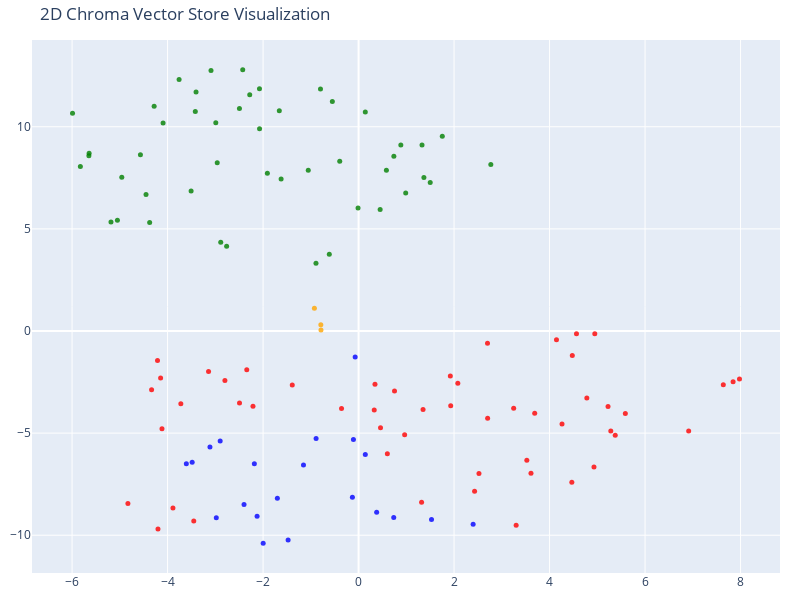

Write notebook code for a chart like this one.
### Code cell
# We humans find it easier to visalize things in 2D!
# Reduce the dimensionality of the vectors to 2D using t-SNE
# (t-distributed stochastic neighbor embedding)

tsne = TSNE(n_components=2, random_state=42)
reduced_vectors = tsne.fit_transform(vectors)

# Create the 2D scatter plot
fig = go.Figure(data=[go.Scatter(
    x=reduced_vectors[:, 0],
    y=reduced_vectors[:, 1],
    mode='markers',
    marker=dict(size=5, color=colors, opacity=0.8),
    text=[f"Type: {t}<br>Text: {d[:100]}..." for t, d in zip(doc_types, documents)],
    hoverinfo='text'
)])

fig.update_layout(
    title='2D Chroma Vector Store Visualization',
    scene=dict(xaxis_title='x',yaxis_title='y'),
    width=800,
    height=600,
    margin=dict(r=20, b=10, l=10, t=40)
)

fig.show()

### Figure 1 — Plotly figure (JSON) as saved in the notebook; plotly's stock layout.template omitted (floating-point values rounded to 4 significant figures)
{"data": [{"hoverinfo": "text", "marker": {"color": ["blue", "blue", "blue", "blue", "blue", "blue", "blue", "blue", "blue", "blue", "blue", "blue", "blue", "blue", "blue", "blue", "blue", "blue", "blue", "blue", "blue", "red", "red", "red", "red", "red", "red", "red", "red", "red", "red", "red", "red", "red", "red", "red", "red", "red", "red", "red", "red", "red", "red", "red", "red", "red", "red", "red", "red", "red", "red", "red", "red", "red", "red", "red", "red", "red", "red", "red", "red", "red", "red", "red", "red", "red", "red", "red", "red", "red", "red", "red", "red", "orange", "orange", "orange", "green", "green", "green", "green", "green", "green", "green", "green", "green", "green", "green", "green", "green", "green", "green", "green", "green", "green", "green", "green", "green", "green", "green", "green", "green", "green", "green", "green", "green", "green", "green", "green", "green", "green", "green", "green", "green", "green", "green", "green", "green", "green", "green", "green", "green", "green", "green"], "opacity": 0.8, "size": 5}, "mode": "markers", "text": ["Type: products<br>Text: # Product Summary\n\n# Rellm: AI-Powered Enterprise Reinsurance Solution\n\n## Summary\n\nRellm is an inno...", "Type: products<br>Text: ### Seamless Integrations\nRellm's architecture is designed for effortless integration with existing ...", "Type: products<br>Text: ### Regulatory Compliance Tools\nRellm includes built-in compliance tracking features to help organiz...", "Type: products<br>Text: Join the growing number of organizations leveraging Rellm to enhance their reinsurance processes whi...", "Type: products<br>Text: Experience the future of reinsurance with Rellm, where innovation meets reliability. Let Insurellm h...", "Type: products<br>Text: # Product Summary\n\n# Markellm\n\n## Summary\n\nMarkellm is an innovative two-sided marketplace designed ...", "Type: products<br>Text: - **User-Friendly Interface**: Designed with user experience in mind, Markellm features an intuitive...", "Type: products<br>Text: - **Customer Support**: Our dedicated support team is always available to assist both consumers and ...", "Type: products<br>Text: ### For Insurance Companies:\n- **Basic Listing Fee**: $199/month for a featured listing on the platf...", "Type: products<br>Text: ### Q3 2025\n- Initiate a comprehensive marketing campaign targeting both consumers and insurers to i...", "Type: products<br>Text: # Product Summary\n\n# Homellm\n\n## Summary\nHomellm is an innovative home insurance product developed b...", "Type: products<br>Text: ### 2. Dynamic Pricing Model\nWith Homellm's innovative dynamic pricing model, insurance providers ca...", "Type: products<br>Text: ### 5. Multi-Channel Integration\nHomellm seamlessly integrates into existing insurance platforms, pr...", "Type: products<br>Text: - **Basic Tier:** Starting at $5,000/month for small insurers with basic integration features.\n- **S...", "Type: products<br>Text: All tiers include a comprehensive training program and ongoing updates to ensure optimal performance...", "Type: products<br>Text: With Homellm, Insurellm is committed to transforming the landscape of home insurance, ensuring both ...", "Type: products<br>Text: # Product Summary\n\n# Carllm\n\n## Summary\n\nCarllm is an innovative auto insurance product developed by...", "Type: products<br>Text: - **Instant Quoting**: With Carllm, insurance companies can offer near-instant quotes to customers, ...", "Type: products<br>Text: - **Mobile Integration**: Carllm is designed to work seamlessly with mobile applications, providing ...", "Type: products<br>Text: - **Professional Tier**: $2,500/month\n  - For medium-sized companies.\n  - All Basic Tier features pl...", "Type: products<br>Text: ### Q2 2025: Customer Experience Improvements\n- Launch of a new **mobile app** for end-users.\n- Intr...", "Type: contracts<br>Text: # Contract with GreenField Holdings for Markellm\n\n**Effective Date:** November 15, 2023  \n**Contract...", "Type: contracts<br>Text: ## Renewal\n1. **Automatic Renewal**: This contract will automatically renew for sequential one-year ...", "Type: contracts<br>Text: ## Features\n1. **AI-Powered Matching**: Access to advanced algorithms that connect GreenField Holdin...", "Type: contracts<br>Text: ## Support\n1. **Customer Support Access**: The Client will have access to dedicated support through ...", "Type: contracts<br>Text: **Signatures:**  \n_________________________                           _________________________  \n**...", "Type: contracts<br>Text: # Contract with Apex Reinsurance for Rellm: AI-Powered Enterprise Reinsurance Solution\n\n## Terms\n\n1....", "Type: contracts<br>Text: ## Renewal\n\n1. **Automatic Renewal**: This Agreement will automatically renew for successive one-yea...", "Type: contracts<br>Text: 2. **Seamless Integrations**: The architecture of Rellm allows for easy integration with existing sy...", "Type: contracts<br>Text: 1. **Technical Support**: Provider shall offer dedicated technical support to the Client via phone, ...", "Type: contracts<br>Text: **Insurellm, Inc.**  \n_____________________________  \nAuthorized Signature   \nDate: ________________...", "Type: contracts<br>Text: # Contract with Greenstone Insurance for Homellm\n\n---\n\n## Terms\n\n1. **Parties**: This Contract (\"Agr...", "Type: contracts<br>Text: 4. **Payment Terms**: \n   - The Customer shall pay an amount of $10,000 per month for the Standard T...", "Type: contracts<br>Text: ---\n\n## Features\n\n- **AI-Powered Risk Assessment**: Customer will have access to enhanced risk evalu...", "Type: contracts<br>Text: - **Customer Portal**: A dedicated portal will be provided, allowing the Customer's clients to manag...", "Type: contracts<br>Text: ______________________________  \n[Name], [Title]  \nDate: ______________________\n\n**For Greenstone In...", "Type: contracts<br>Text: # Contract with Roadway Insurance Inc. for Carllm\n\n---\n\n## Terms\n\n1. **Agreement Effective Date**: T...", "Type: contracts<br>Text: ---\n\n## Renewal\n\n1. **Automatic Renewal**: This agreement will automatically renew for an additional...", "Type: contracts<br>Text: ---\n\n## Features\n\n1. **Access to Core Features**: Roadway Insurance Inc. will have access to all Pro...", "Type: contracts<br>Text: ---\n\n## Support\n\n1. **Technical Support**: Roadway Insurance Inc. will receive priority technical su...", "Type: contracts<br>Text: # Contract with Stellar Insurance Co. for Rellm\n\n## Terms\nThis contract is made between **Insurellm*...", "Type: contracts<br>Text: ### Termination\nEither party may terminate this agreement with a **30-day written notice**. In the e...", "Type: contracts<br>Text: ## Features\nStellar Insurance Co. will receive access to the following features of the Rellm product...", "Type: contracts<br>Text: ## Support\nInsurellm provides Stellar Insurance Co. with the following support services:\n\n- **24/7 T...", "Type: contracts<br>Text: # Contract with TechDrive Insurance for Carllm\n\n**Contract Date:** October 1, 2024  \n**Contract Dura...", "Type: contracts<br>Text: ## Renewal\n\n1. **Automatic Renewal**: This contract shall automatically renew for additional one-yea...", "Type: contracts<br>Text: ## Support\n\n1. **Customer Support**: Insurellm will provide 24/7 customer support to TechDrive Insur...", "Type: contracts<br>Text: **TechDrive Insurance Representative:**  \nName: Sarah Johnson  \nTitle: Operations Director  \nDate: _...", "Type: contracts<br>Text: # Contract with Belvedere Insurance for Markellm\n\n## Terms\nThis Contract (\"Agreement\") is made and e...", "Type: contracts<br>Text: ## Renewal\n1. **Renewal Terms**: This Agreement may be renewed for additional one-year terms upon mu...", "Type: contracts<br>Text: ## Features\n1. **AI-Powered Matching**: Belvedere Insurance will benefit from Markellm's AI-powered ...", "Type: contracts<br>Text: ## Support\n1. **Technical Support**: Technical support will be available from 9 AM to 7 PM EST, Mond...", "Type: contracts<br>Text: **Belvedere Insurance**  \nSignature: ______________________  \nName: [Authorized Signatory]  \nTitle: ...", "Type: contracts<br>Text: # Contract with Velocity Auto Solutions for Carllm\n\n**Contract Date:** October 1, 2023  \n**Contract ...", "Type: contracts<br>Text: ## Renewal\n\n1. **Automatic Renewal**: This contract will automatically renew for successive 12-month...", "Type: contracts<br>Text: ## Support\n\n1. **Customer Support**: Velocity Auto Solutions will have access to Insurellm’s custome...", "Type: contracts<br>Text: # Contract with GreenValley Insurance for Homellm\n\n**Contract Date:** October 6, 2023  \n**Contract N...", "Type: contracts<br>Text: 4. **Confidentiality:** Both parties agree to maintain the confidentiality of proprietary informatio...", "Type: contracts<br>Text: 1. **AI-Powered Risk Assessment:** Access to advanced AI algorithms for real-time risk evaluations.\n...", "Type: contracts<br>Text: 3. **Regular Updates:** Insurellm will offer ongoing updates and enhancements to the Homellm platfor...", "Type: contracts<br>Text: # Contract with EverGuard Insurance for Rellm: AI-Powered Enterprise Reinsurance Solution\n\n**Contrac...", "Type: contracts<br>Text: 4. **Usage Rights**: EverGuard Insurance is granted a non-exclusive, non-transferable license to acc...", "Type: contracts<br>Text: 1. **Core Functionality**: Rellm provides EverGuard Insurance with advanced AI-driven analytics, sea...", "Type: contracts<br>Text: 1. **Customer Support**: Insurellm will provide EverGuard Insurance with 24/7 customer support, incl...", "Type: contracts<br>Text: ---\n\n**Signatures**  \n**For Insurellm**: __________________________  \n**Name**: John Smith  \n**Title...", "Type: contracts<br>Text: # Contract with BrightWay Solutions for Markellm\n\n**Contract Date:** October 5, 2023  \n**Contract ID...", "Type: contracts<br>Text: 3. **Service Level Agreement (SLA):**  \n   Insurellm commits to a 99.9% uptime for the platform with...", "Type: contracts<br>Text: 2. **Real-Time Quote Availability:**  \n   Consumers sourced via BrightWay Solutions will receive rea...", "Type: contracts<br>Text: 3. **Training and Onboarding:**  \n   Insurellm agrees to provide one free training session on how to...", "Type: contracts<br>Text: # Contract with Pinnacle Insurance Co. for Homellm\n\n## Terms\nThis contract (\"Contract\") is entered i...", "Type: contracts<br>Text: ## Renewal\n1. **Renewal Terms**: At the end of the initial term, this Contract shall automatically r...", "Type: contracts<br>Text: ## Features\n1. **AI-Powered Risk Assessment**: Utilized for tailored underwriting decisions specific...", "Type: contracts<br>Text: ## Support\n1. **Technical Support**: Insurellm shall provide 24/7 technical support via an email and...", "Type: company<br>Text: # Overview of Insurellm\n\nInsurellm is an innovative insurance tech firm with 200 employees across th...", "Type: company<br>Text: # Careers at Insurellm\n\nInsurellm is hiring! We are looking for talented software engineers, data sc...", "Type: company<br>Text: # About Insurellm\n\nInsurellm was founded by Avery Lancaster in 2015 as an insurance tech startup des...", "Type: employees<br>Text: # HR Record\n\n# Alex Chen\n\n## Summary\n- **Date of Birth:** March 15, 1990  \n- **Job Title:** Backend ...", "Type: employees<br>Text: ## Annual Performance History\n- **2020:**  \n  - Completed onboarding successfully.  \n  - Met expecta...", "Type: employees<br>Text: ## Compensation History\n- **2020:** Base Salary: $80,000  \n- **2021:** Base Salary Increase to $90,0...", "Type: employees<br>Text: Alex Chen continues to be a vital asset at Insurellm, contributing significantly to innovative backe...", "Type: employees<br>Text: # HR Record\n\n# Oliver Spencer\n\n## Summary\n- **Date of Birth**: May 14, 1990  \n- **Job Title**: Backe...", "Type: employees<br>Text: ## Annual Performance History\n- **2018**: **3/5** - Adaptable team player but still learning to take...", "Type: employees<br>Text: ## Compensation History\n- **March 2018**: Initial salary of $80,000.\n- **July 2019**: Salary increas...", "Type: employees<br>Text: # HR Record\n\n# Emily Tran\n\n## Summary\n- **Date of Birth:** March 18, 1991  \n- **Job Title:** Digital...", "Type: employees<br>Text: - **January 2017 - May 2018**: Marketing Intern  \n  - Supported the Marketing team by collaborating ...", "Type: employees<br>Text: - **2021**:  \n  - Performance Rating: Meets Expectations  \n  - Key Achievements: Contributed to the ...", "Type: employees<br>Text: - **Professional Development Goals**:  \n  - Emily Tran aims to become a Marketing Manager within the...", "Type: employees<br>Text: # HR Record\n\n# Jordan Blake\n\n## Summary\n- **Date of Birth:** March 15, 1993  \n- **Job Title:** Sales...", "Type: employees<br>Text: ## Annual Performance History\n- **2021:** First year at Insurellm; achieved 90% of monthly targets. ...", "Type: employees<br>Text: ## Other HR Notes\n- Jordan has shown an interest in continuing education, actively participating in ...", "Type: employees<br>Text: # Avery Lancaster\n\n## Summary\n- **Date of Birth**: March 15, 1985  \n- **Job Title**: Co-Founder & Ch...", "Type: employees<br>Text: - **2010 - 2013**: Business Analyst at Edge Analytics  \n  Prior to joining Innovate, Avery worked as...", "Type: employees<br>Text: - **2018**: **Exceeds Expectations**  \n  Under Avery’s pivoted vision, Insurellm launched two new su...", "Type: employees<br>Text: - **2022**: **Satisfactory**  \n  Avery focused on rebuilding team dynamics and addressing employee c...", "Type: employees<br>Text: ## Compensation History\n- **2015**: $150,000 base salary + Significant equity stake  \n- **2016**: $1...", "Type: employees<br>Text: ## Other HR Notes\n- **Professional Development**: Avery has actively participated in leadership trai...", "Type: employees<br>Text: # HR Record\n\n# Maxine Thompson\n\n## Summary\n- **Date of Birth:** January 15, 1991  \n- **Job Title:** ...", "Type: employees<br>Text: ## Insurellm Career Progression\n- **January 2017 - October 2018**: **Junior Data Engineer**  \n  * Ma...", "Type: employees<br>Text: ## Annual Performance History\n- **2017**: *Meets Expectations*  \n  Maxine showed potential in her ro...", "Type: employees<br>Text: - **2021**: *Exceeds Expectations*  \n  Maxine spearheaded the transition to a new data warehousing s...", "Type: employees<br>Text: ## Compensation History\n- **2017**: $70,000 (Junior Data Engineer)  \n- **2018**: $75,000 (Junior Dat...", "Type: employees<br>Text: # Samantha Greene\n\n## Summary\n- **Date of Birth:** October 14, 1990\n- **Job Title:** HR Generalist\n-...", "Type: employees<br>Text: ## Annual Performance History\n- **2020:** Exceeds Expectations  \n  Samantha Greene demonstrated exce...", "Type: employees<br>Text: ## Compensation History\n- **2020:** Base Salary - $55,000  \n  The entry-level salary matched industr...", "Type: employees<br>Text: - **2023:** Base Salary - $70,000  \n  Recognized for substantial improvement in employee relations m...", "Type: employees<br>Text: # HR Record\n\n# Alex Thomson\n\n## Summary\n- **Date of Birth:** March 15, 1995  \n- **Job Title:** Sales...", "Type: employees<br>Text: ## Annual Performance History  \n- **2022** - Rated as \"Exceeds Expectations.\" Alex Thomson achieved ...", "Type: employees<br>Text: ## Other HR Notes\n- Alex Thomson is an active member of the Diversity and Inclusion committee at Ins...", "Type: employees<br>Text: # HR Record\n\n# Samuel Trenton\n\n## Summary\n- **Date of Birth:** April 12, 1989  \n- **Job Title:** Sen...", "Type: employees<br>Text: ## Annual Performance History\n- **2023:** Rating: 4.5/5  \n  *Samuel exceeded expectations, successfu...", "Type: employees<br>Text: ## Compensation History\n- **2023:** Base Salary: $115,000 + Bonus: $15,000  \n  *Annual bonus based o...", "Type: employees<br>Text: - **Engagement in Company Culture:** Regularly participates in team-building events and contributes ...", "Type: employees<br>Text: # HR Record\n\n# Alex Harper\n\n## Summary\n- **Date of Birth**: March 15, 1993  \n- **Job Title**: Sales ...", "Type: employees<br>Text: ## Annual Performance History  \n- **2021**:  \n  - **Performance Rating**: 4.5/5  \n  - **Key Achievem...", "Type: employees<br>Text: - **2022**:  \n  - **Base Salary**: $65,000 (Promotion to Senior SDR)  \n  - **Bonus**: $13,000 (20% o...", "Type: employees<br>Text: # HR Record\n\n# Jordan K. Bishop\n\n## Summary\n- **Date of Birth:** March 15, 1990\n- **Job Title:** Fro...", "Type: employees<br>Text: ## Annual Performance History\n- **2019:** Exceeds Expectations - Continuously delivered high-quality...", "Type: employees<br>Text: ## Compensation History\n- **June 2018:** Starting Salary - $85,000\n- **June 2019:** Salary Increase ...", "Type: employees<br>Text: ## Other HR Notes\n- Jordan K. Bishop has been an integral part of club initiatives, including the In...", "Type: employees<br>Text: # HR Record\n\n# Emily Carter\n\n## Summary\n- **Date of Birth:** August 12, 1990  \n- **Job Title:** Acco...", "Type: employees<br>Text: - **2017-2019:** Marketing Intern  \n  - Assisted with market research and campaign development for s...", "Type: employees<br>Text: ## Compensation History\n| Year | Base Salary | Bonus         | Total Compensation |\n|------|--------...", "Type: employees<br>Text: Emily Carter exemplifies the kind of talent that drives Insurellm's success and is an invaluable ass..."], "type": "scatter", "x": [-0.8894, 0.1412, -0.1077, -1.154, -0.07146, 0.3788, 0.7367, 1.528, 2.399, -0.1293, -2.399, -2.98, -2.125, -1.476, -1.998, -1.701, -3.485, -3.607, -3.113, -2.898, -2.183, 4.93, 7.639, -4.831, 3.3, 4.564, 0.3438, -0.3569, 0.6031, 2.703, 4.145, 5.283, 6.913, -3.452, 4.261, 4.947, -2.341, -1.389, -4.117, -3.722, 2.079, 1.922, 0.9648, 1.93, -3.142, -2.494, -4.146, -4.211, 4.466, 7.977, 1.32, 3.248, 4.476, -2.799, -2.211, -4.335, 5.587, 5.225, -3.888, 4.78, 0.7525, 0.3277, 0.4597, 1.351, 2.7, 3.611, 2.521, 2.43, 3.524, 5.375, 7.844, -4.201, 3.689, -0.7872, -0.9252, -0.7904, 1.368, -5.648, -2.279, -0.8918, 1.5, -5.643, -2.075, -1.054, -1.91, -2.074, -1.622, 0.7393, -2.495, -0.0109, -2.763, -4.375, -5.051, -5.185, -2.426, -2.887, 2.77, -3.507, -4.959, -4.451, -3.759, 0.141, -4.569, -0.7976, -0.5493, 1.329, -4.094, 1.754, 0.583, -4.281, -3.403, -5.991, 0.8854, -3.419, -2.99, 0.9872, -5.826, -3.091, 0.4518, -0.3943, -2.96, -1.66, -0.6127], "y": [-5.259, -6.049, -5.317, -6.559, -1.276, -8.875, -9.131, -9.236, -9.458, -8.141, -8.497, -9.149, -9.071, -10.24, -10.39, -8.184, -6.431, -6.497, -5.678, -5.387, -6.498, -6.663, -2.63, -8.45, -9.506, -0.1405, -2.608, -3.789, -6.005, -4.266, -0.4249, -4.892, -4.893, -9.306, -4.552, -0.1374, -1.892, -2.642, -4.787, -3.562, -2.554, -2.209, -5.083, -3.666, -1.984, -3.521, -2.299, -1.446, -7.401, -2.356, -8.386, -3.783, -1.201, -2.426, -3.688, -2.879, -4.043, -3.691, -8.664, -3.283, -2.939, -3.865, -4.742, -3.844, -0.5963, -6.964, -6.975, -7.85, -6.333, -5.11, -2.483, -9.696, -4.031, 0.04755, 1.112, 0.3115, 7.519, 8.582, 11.57, 3.32, 7.275, 8.705, 11.86, 7.876, 7.727, 9.897, 7.446, 8.55, 10.89, 6.017, 4.149, 5.315, 5.428, 5.337, 12.79, 4.341, 8.147, 6.861, 7.532, 6.686, 12.31, 10.72, 8.625, 11.85, 11.24, 9.11, 10.18, 9.53, 7.873, 11.01, 11.7, 10.67, 9.108, 10.75, 10.2, 6.76, 8.052, 12.76, 5.948, 8.313, 8.237, 10.79, 3.754]}], "layout": {"height": 600, "margin": {"b": 10, "l": 10, "r": 20, "t": 40}, "scene": {"xaxis": {"title": {"text": "x"}}, "yaxis": {"title": {"text": "y"}}}, "title": {"text": "2D Chroma Vector Store Visualization"}, "width": 800}}
